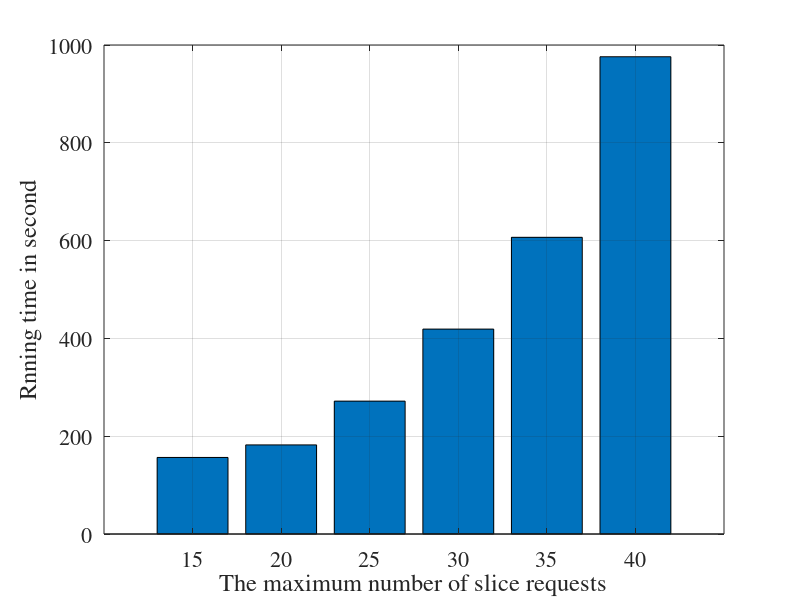
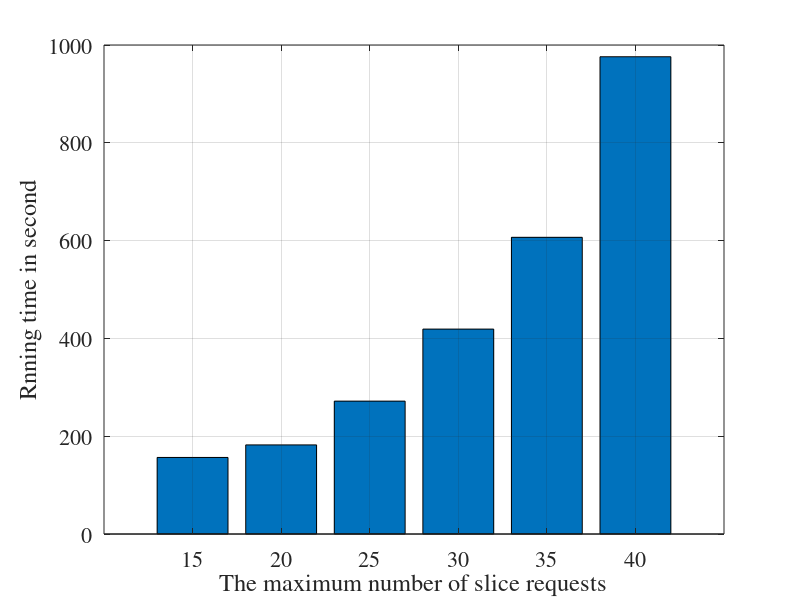
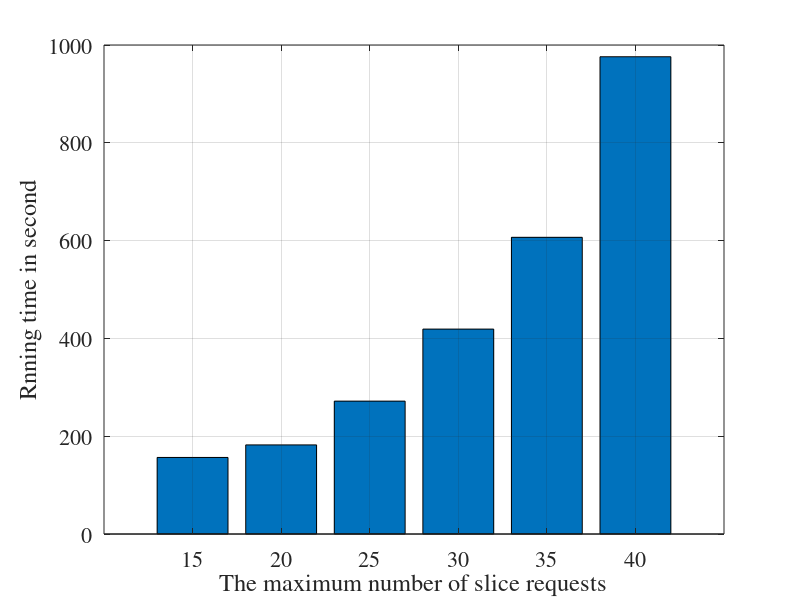

MATLAB code for these plots, in order:
load fullData/RunningTime.mat
a=156.5580;
RunningTime=[a,RunningTime]
requestNumber=15:5:40;
b=bar(requestNumber,RunningTime);
% b.FaceColor=[0.3010 0.7450 0.9330]
xlabel("The maximum number of slice requests")
ylabel("Rnning time in second")
set(gca,'fontname','times') 
set(gca,'fontsize',16')
grid on
saveas(gca,"./FullFigure/RunningTime.fig");
saveas(gca,"./FullFigure/RunningTime.eps",'epsc' );
saveas(gca,"./FullFigure/RunningTime.png");